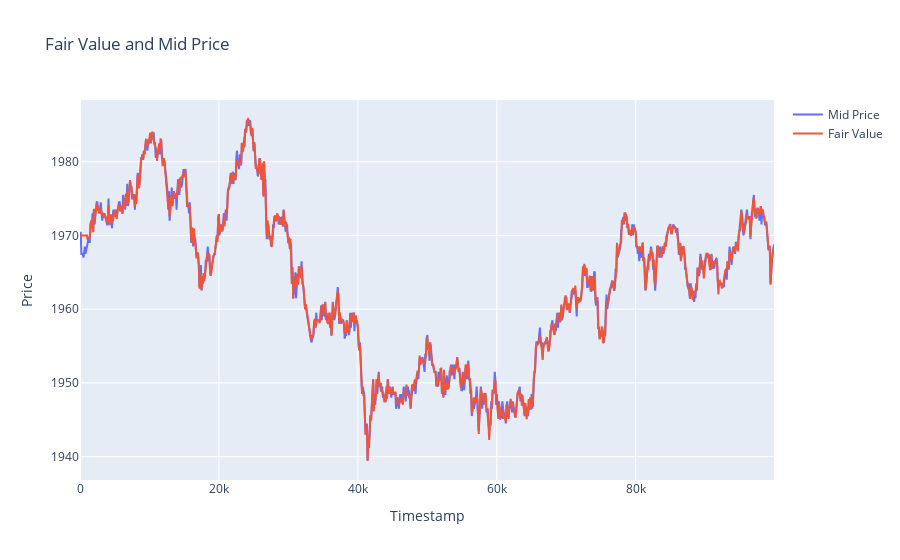

The cell this chart's notebook holds for it:
### Markdown cell above
SQUID INK INVESTIGATION

### Code cell
import numpy as np

squid_rows = [i for i in range(len(df1)) if df1.loc[i, 'product'] == 'SQUID_INK']

timestamps = df1.loc[squid_rows, 'timestamp'].values
mid_price = df1.loc[squid_rows, 'mid_price'].values
fair_value = df1.loc[squid_rows, 'profit_and_loss'].values + np.array([1970])

fig = go.Figure()
fig.add_trace(go.Scatter(x=timestamps, y=mid_price, mode='lines', name='Mid Price'))
fig.add_trace(go.Scatter(x=timestamps, y=fair_value, mode='lines', name='Fair Value'))

fig.update_layout(
    title='Fair Value and Mid Price',
    xaxis_title='Timestamp',
    yaxis_title='Price'
)
fig.show()

### Figure 1 — Plotly figure (JSON) as saved in the notebook; plotly's stock layout.template omitted (floating-point values rounded to 4 significant figures; data arrays with more than 128 entries replaced by an {"elided": "..."} marker saying what was removed)
{"data": [{"mode": "lines", "name": "Mid Price", "type": "scatter", "x": {"elided": "1000 int values"}, "y": {"elided": "1000 float values"}}, {"mode": "lines", "name": "Fair Value", "type": "scatter", "x": {"elided": "1000 int values"}, "y": {"elided": "1000 float values"}}], "layout": {"title": {"text": "Fair Value and Mid Price"}, "xaxis": {"title": {"text": "Timestamp"}}, "yaxis": {"title": {"text": "Price"}}}}
